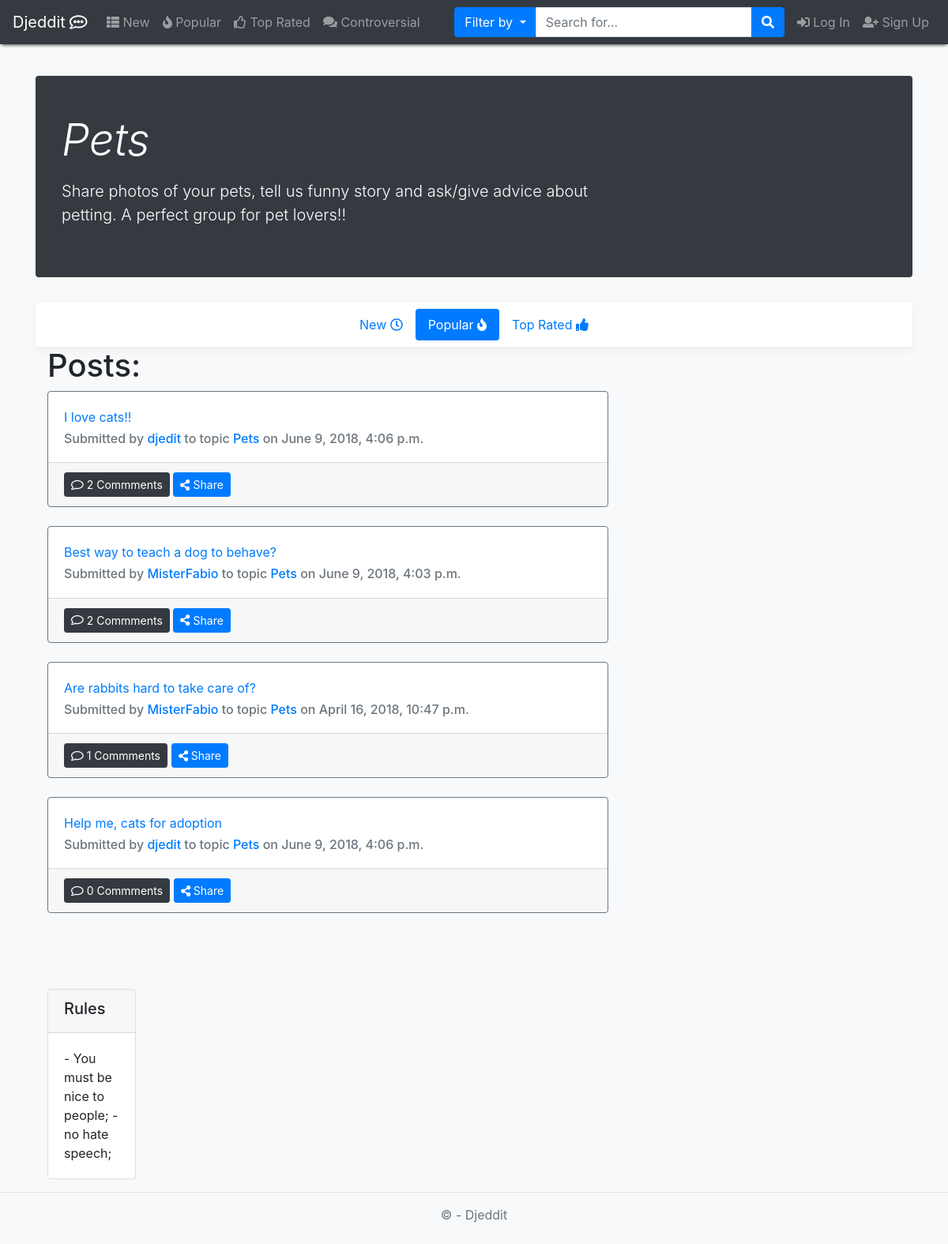
The page /topic/Pets/ on the database as committed earlier.
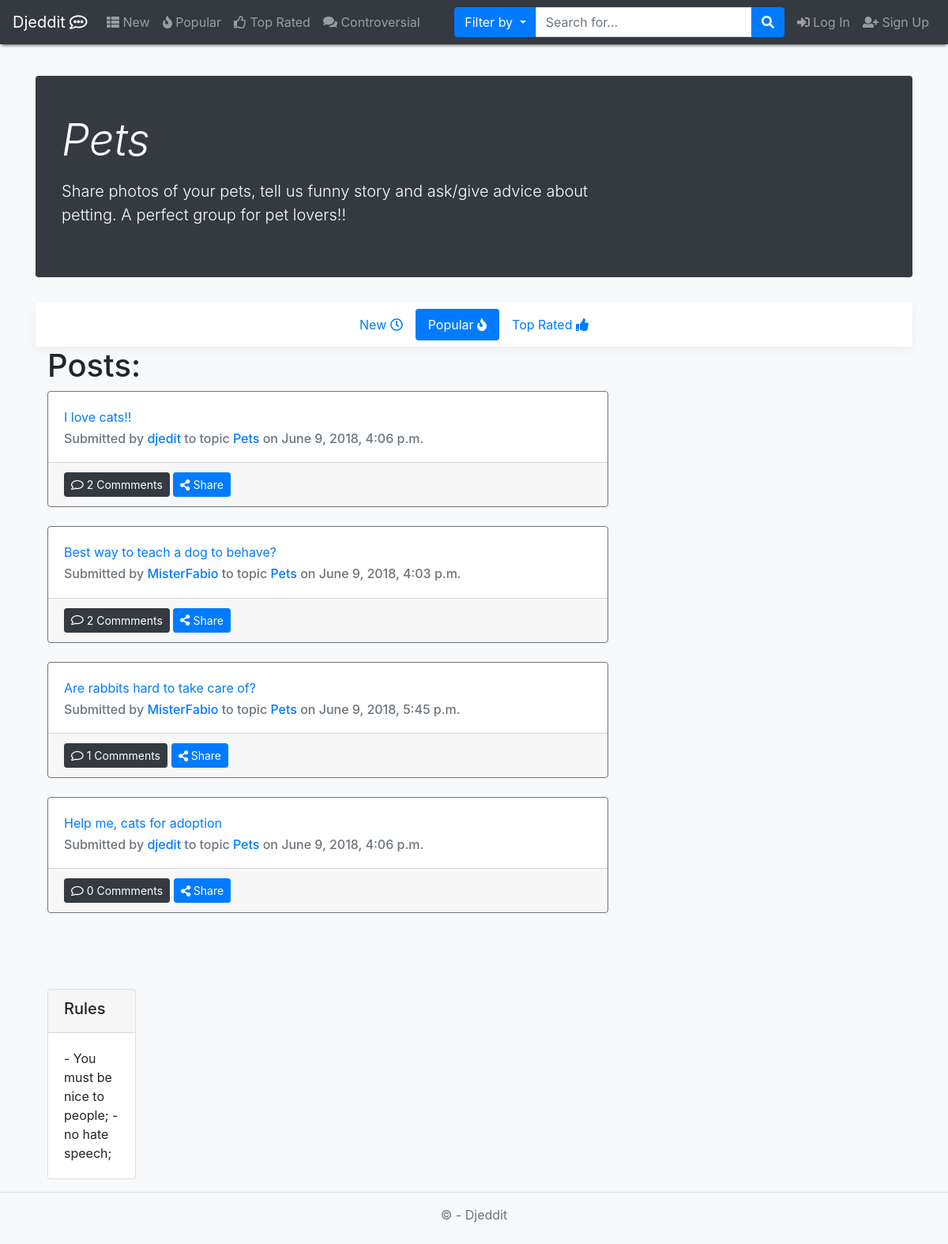
The same page on the database as committed later.
### app/models.py (models this page shows, shortened)
class Post(models.Model):
    topic = models.ForeignKey(Topic, on_delete=models.CASCADE)
    title = models.CharField(max_length=120, blank=False)  # campo obrigatório
    content = models.CharField(max_length=100000, blank=False)
    clicks = models.IntegerField(blank=False, default=0)
    userUpVotesPost = models.ManyToManyField(Profile, related_name='post_user_up', blank=True)
    userDownVotesPost = models.ManyToManyField(Profile, related_name='post_user_down', blank=True)
    userSaved = models.ManyToManyField(Profile, blank=True, related_name='user_post_saved')
    userHidden = models.ManyToManyField(Profile, blank=True, related_name='user_post_hidden')
    date = models.DateTimeField(auto_now=True)
    userOP = models.ForeignKey(User, on_delete=models.CASCADE)
    nComments = models.IntegerField(default=0, validators=[MinValueValidator(0)])

class Topic(models.Model):
    name = models.CharField(max_length=80, blank=False, primary_key=True)
    rules = models.CharField(max_length=500)
    description = models.CharField(max_length=300, blank=False)
    userCreator = models.ForeignKey(User, on_delete=models.CASCADE)
    creation_date = models.DateField(blank=False, default=datetime.now)

### app/views.py (the view)
# urls.py: path('topic/<str:topicName>/', views.topicPage, name="topic"),
def topicPage(request, topicName, postOrder="popular"):
    topic = Topic.objects.get(name__iexact=topicName)
    isUserSubscribed = False
    if (postOrder == "new"):
        p = Post.objects.filter(topic__name__iexact=topicName).order_by("-date")
    elif (postOrder == "popular"):
        p = Post.objects.filter(topic__name__iexact=topicName).order_by("-clicks")
    else:
        p = Post.objects.filter(topic__name__iexact=topicName).annotate(numUp=Count("userUpVotesPost")) \
            .annotate(numDown=Count("userDownVotesPost")) \
            .annotate(score=F("numUp") - F("numDown")) \
            .order_by("-score")
    pages = pagination(request, p, num=10)
    tparams = {
        'items': pages[0],
        'page_range': pages[1],
        "isUserSubscribed": isUserSubscribed,
        "postOrder": postOrder,
        "currentTopic": Topic.objects.get(name__iexact=topicName),
        "posts": p,
    }
    if request.user.is_authenticated:
        profile = Profile.objects.get(user=request.user)
        if topic in profile.subscriptions.all():
            isUserSubscribed = True
        if request.method == 'POST':
            if not isUserSubscribed:
                profile.subscriptions.add(topic)  # add this topic to his list of subscribed topics
                profile.save()
                isUserSubscribed = True  # user will now be subscribed
            else:
                profile.subscriptions.remove(topic)
                profile.save()
                isUserSubscribed = False
        return render(request, "topic.html", tparams)
    else:
        if topic is None:
            return custom_redirect('search', q=topicName)
        else:
            return render(request, "topic.html", tparams)

### Djeedit/config.py (called while the page is built)
def pagination(request, data, num=10):
    paginator = Paginator(data, num)
    page = request.GET.get('page')
    try:
        items = paginator.page(page)
    except PageNotAnInteger:
        items = paginator.page(1)
    except EmptyPage:
        items = paginator.page(paginator.num_pages)
    index = items.number - 1
    max_index = len(paginator.page_range)
    start_index = index - 5 if index >= 5 else 0
    end_index = index + 5 if index <= max_index - 5 else max_index
    page_range = paginator.page_range[start_index:end_index]
    return items, page_range

### templates/topic.html (shortened to what this page needs)
{% extends 'layout.html' %}
{% block content %}
    <div class="jumbotron p-3 p-md-5 text-white rounded bg-dark">
        <div class="row">
            <div class="col-md-8 px-0">
              <h1 class="display-4 font-italic">{{currentTopic.name}}</h1>
              <p class="lead my-3">{{currentTopic.description}}</p>
            </div>
        </div>
    </div>
    <div class="navbar bg-white box-shadow justify-content-center">
        <nav class="nav nav-pills">
            <a class="nav-link {% if postOrder == 'new' %}active{% endif %}" href="{% url 'topic_new' currentTopic.name %}">
                New <i class="far fa-clock"></i>
            </a>
                <a class="nav-link {% if postOrder == 'popular' %}active{% endif %}" href="{% url 'topic_popular' currentTopic.name %}">
                    Popular <i class="fas fa-fire"></i>
                </a>
            <a class="nav-link {% if postOrder == 'top_rated' %}active{% endif %}" href="{% url 'topic_top_rated' currentTopic.name %}">
                Top Rated <i class="fas fa-thumbs-up"></i>
            </a>
        </nav>
    </div>
    <div class="container">
        <div class="row">
            <div class="col-md-8">
                <h1>Posts:</h1>
                {% for p in items %}
                    {% include "post_preview.html" with post=p%}<br/>
                {% endfor %}
            </div>
            <div class="col-md-4">
            <br/>
            <br/>
            <br/>
                <div class="row">
                    <div class="col">
                        <div class="card">
                            <div class="card-header">
                                <h5 class="card-title"> Rules </h5>
                            </div>
                            <div class="card-body">{{ currentTopic.rules| linebreaksbr }} </div>
                        </div>
                    </div>
                </div>
            </div>
        </div>
    </div>
{% endblock %}

### templates/post_preview.html (shortened to what this page needs)
<div class="card border-secondary" id="post_n_{{ post.id }}"
        {% if request.user.profile in post.userHidden.all %} {% ifnotequal sidebar 'user_posts_hidden'  %} hidden  {% endifnotequal %}{% endif %}>
    <div class="card-body">
        <div class="card-title"><a href="{% url "post" topicName=post.topic.name postID=post.id %}">{{ post.title }}</a> </div>
        <h6 class="card-subtitle text-muted">Submitted by <a href="{% url "user" username=post.userOP.username %}">{{ post.userOP.username }}<a/>
            to topic <a href="{% url "topic"  topicName=post.topic.name %}"> {{ post.topic.name }} <a/> on {{ post.date }}</h6>
    </div>
    <div class="card-footer">
            <button href="#" class="btn btn-sm btn-dark"><i class="far fa-comment"></i> {{ post.nComments }} Commments
            </button>
            <button class="btn btn-sm btn-primary" type="button" data-toggle="collapse" data-target="#coll{{ post.id }}"
                    aria-expanded="false" aria-controls="collapseExample">
                <i class="fas fa-share-alt"></i> Share
            </button>
            {% load social_share %}
    </div>
</div>

Rows that differ between the two databases and show on the page:
changed Post "Are rabbits hard to take care of?": date "April 16, 2018, 10:47 p.m." → "June 9, 2018, 5:45 p.m."
